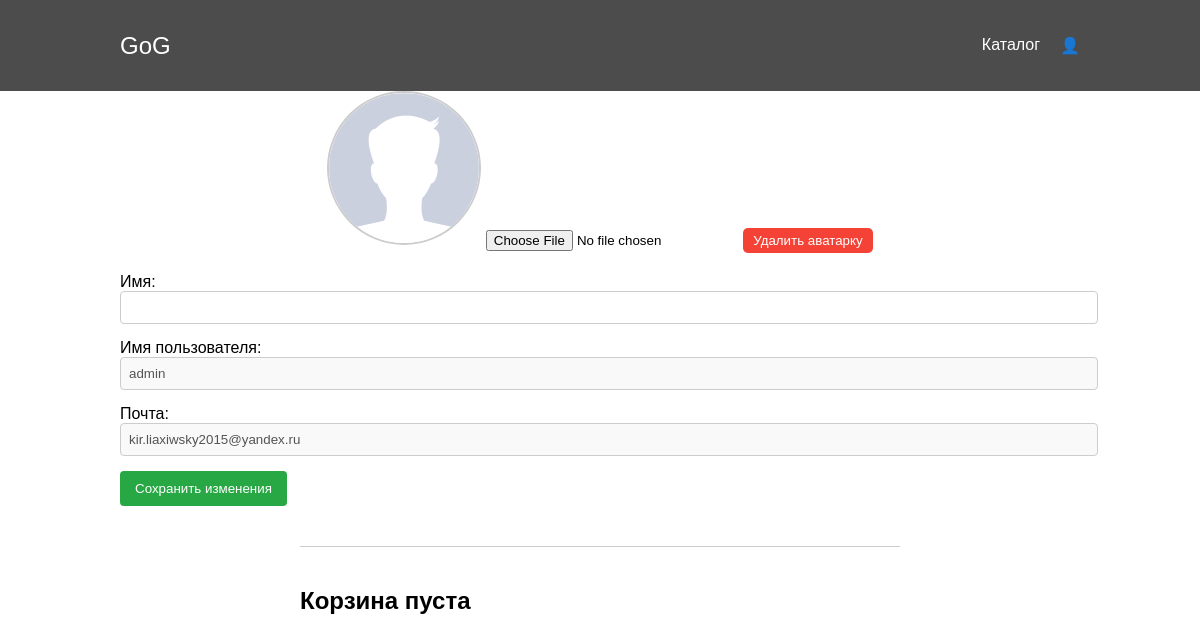
/users/profile/ (signed in), run on an earlier commit of the app's database.
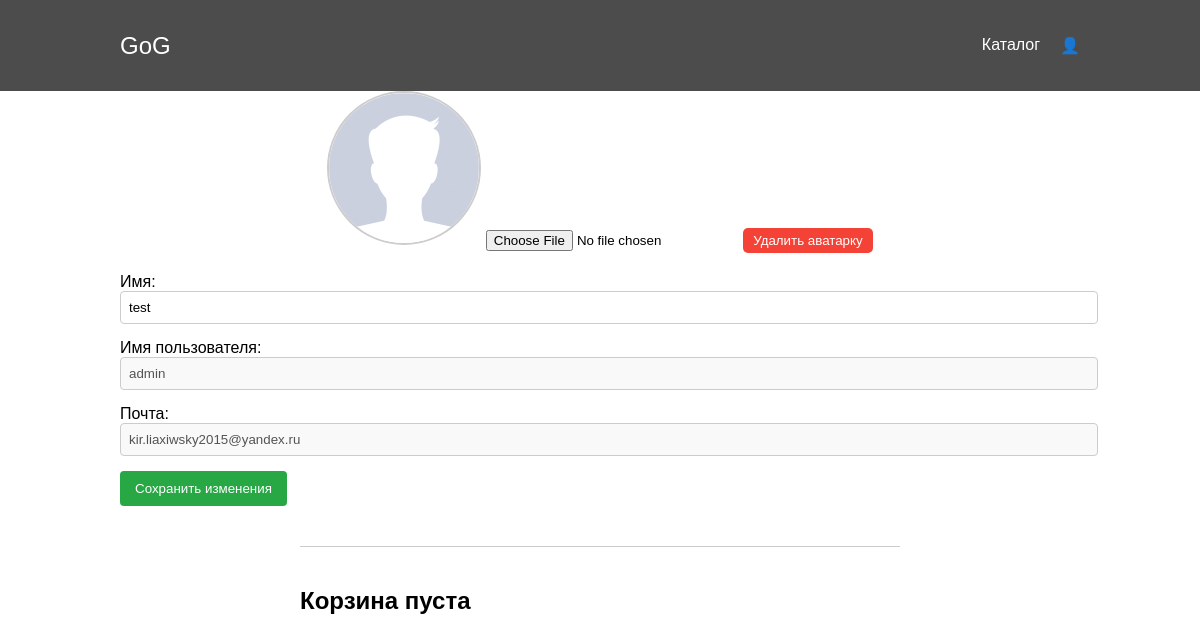
And on a later commit of the database.
### apps/users/models.py (models this page shows)
class User(AbstractUser):
    image = models.ImageField(upload_to="images/", null=True, blank=True)
    is_verified_email = models.BooleanField(default=False)
    class Meta:
        constraints = [
            models.UniqueConstraint(fields=['email'], name='unique_email_constraint')
        ]

### apps/users/views.py (the view)
# urls.py: path('profile/', profile, name='profile'),
def profile(request):
    user = request.user
    context = {
        'title': 'Профиль',
        'baskets': Basket.objects.filter(user=user),
    }
    if request.method == 'POST':
        form = UserProfileForm(request.POST, request.FILES, instance=user)
        if 'remove_avatar' in request.POST:
            user.image.delete()
        if form.is_valid():
            form.save()
            return redirect('users:profile')
    else:
        form = UserProfileForm(instance=user)
    context['form'] = form
    return render(request, 'users/profile.html', context)

### apps/users/forms.py
class UserProfileForm(UserChangeForm):
    first_name = forms.CharField(widget=forms.TextInput())
    image = forms.ImageField(widget=forms.FileInput(), required=False)
    class Meta:
        model = User
        fields = ['first_name', 'image']

### templates/users/profile.html (shortened to what this page needs)
{% extends 'base.html' %}
{% load static %}
{% block css %}
    <link rel="stylesheet" href="{% static 'css/users/profile.css' %}">
{% endblock %}
{% block content %}
    <form action="{% url 'users:profile' %}" method="post" class="form" enctype="multipart/form-data">
        <div class="profile-container">
            <div class="avatar-section">
                <img src="{% if user.image %} {{ user.image.url }} {% else %} {% static 'img/default_avatar.jpg' %} {% endif %}"
                     alt="Avatar" class="avatar" id="avatar-image">
                <input type="file" name="image" id="image" class="upload-avatar" accept="image/*">
                <button type="submit" name="remove_avatar" value="true" class="remove-avatar">Удалить аватарку</button>
            </div>
            <div class="user-info">
                <div class="info-item">
                    <label for="first_name">Имя:</label>
                    <input type="text" id="first_name" name="first_name" value="{{ form.first_name.value|default:'' }}"
                           class="editable"/>
                </div>
                <div class="info-item">
                    <label for="username">Имя пользователя:</label>
                    <input type="text" id="username" value="{{ user.username }}" class="read-only" disabled/>
                </div>
                <div class="info-item">
                    <label for="email">Почта:</label>
                    <input type="email" id="email" value="{{ user.email }}" class="read-only" disabled/>
                </div>
                <button class="save-button" type="submit">Сохранить изменения</button>
            </div>
        </div>
    </form>
    <div class="cart-section">
        {% if baskets %}
            <h2>Корзина</h2>
            {% for basket in baskets %}
                <div class="cart-item">
                    <span>Товар: {{ basket.product }} Количество: {{ basket.quantity }}</span>
                    <span class="item-price">{{ basket.product.price }}</span>
                    <a href="{% url 'products:basket_remove' basket.id %}"
                        class="remove-button">Удалить</a>
                </div>
            {% endfor %}
            <button class="checkout-button">Оформить заказ</button>
        {% else %}
            <h2>Корзина пуста</h2>
        {% endif %}
    </div>
{% endblock %}

What changed in the data, as far as the page shows it:
changed User "admin": first_name (not shown) → "test"
